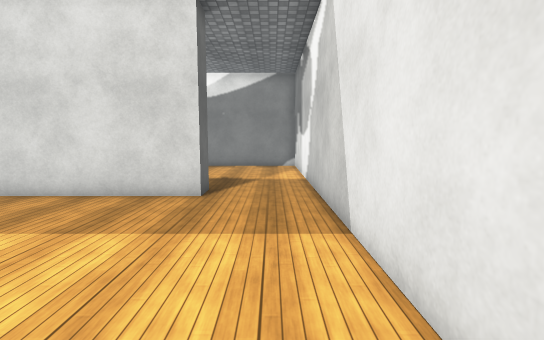
view 1 (above)

12 first-person views from a walk through a 3-D level made in the Unity game engine. The camera is 1.5 m above the floor, tilts 6° down and sees 85° across. The floor is counted in squares, 1 m on a side. Each view is taken from the middle of a square. On the plan, view 1 faces up. The plan holds only what a view shows up to about 15 squares ahead; the rest is blank. The place goes on beyond the plan. The player character is not drawn. Some surface patterns are stand-ins.

view 2
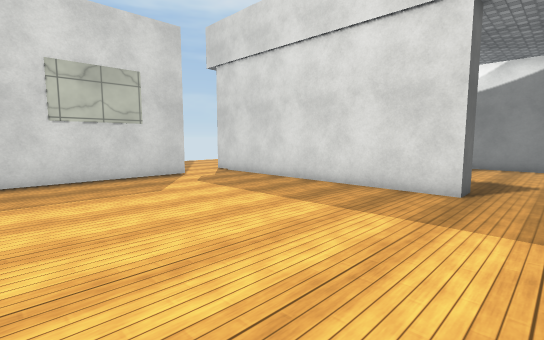

view 3
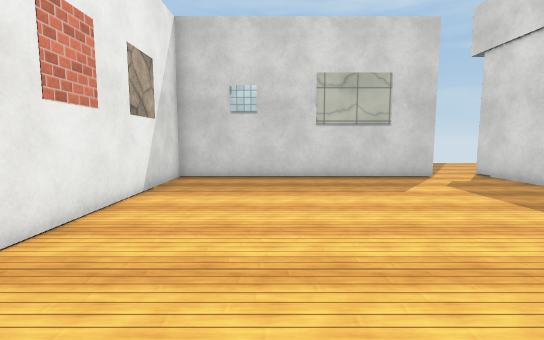

view 4
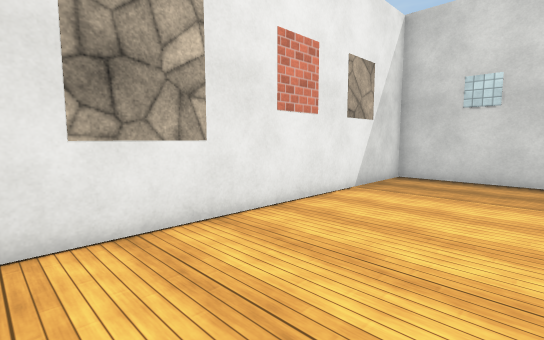

view 5
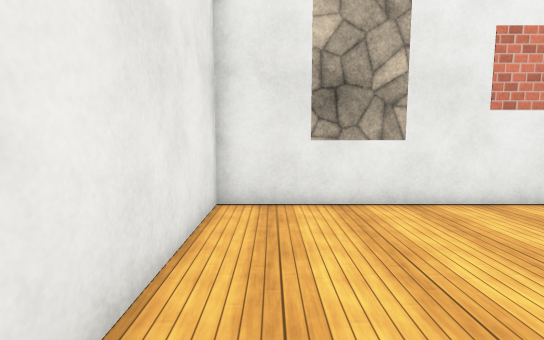

view 6
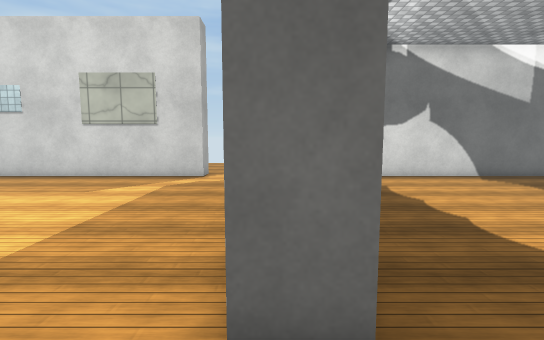

view 7
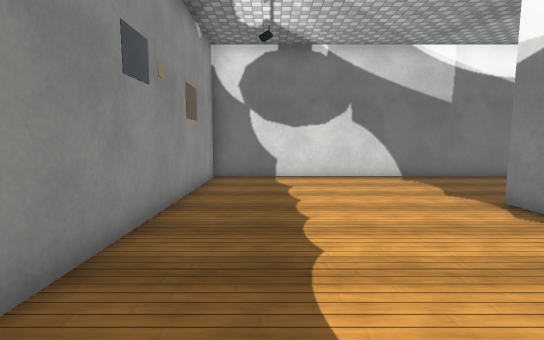

view 8
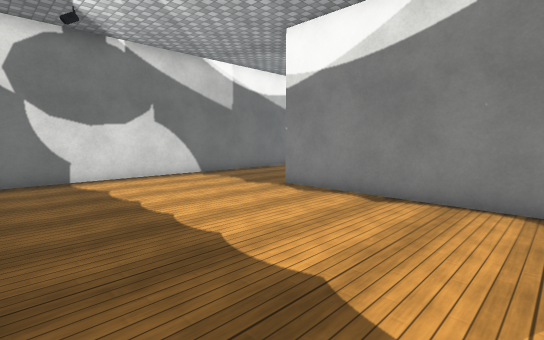

view 9
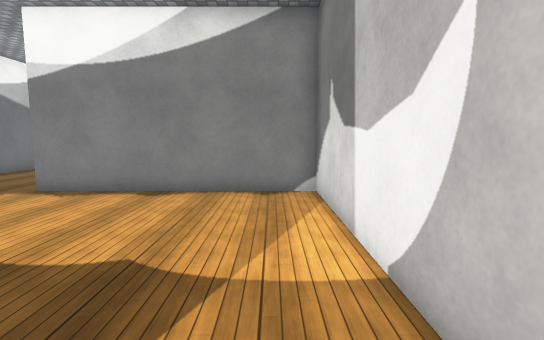

view 10
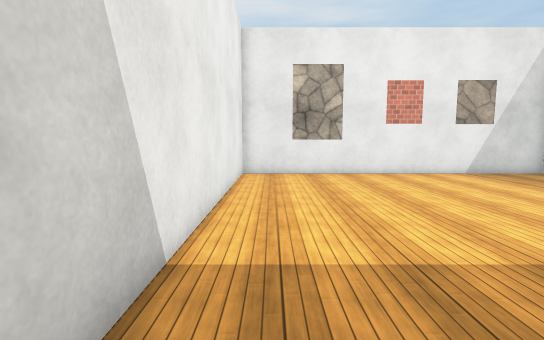

view 11
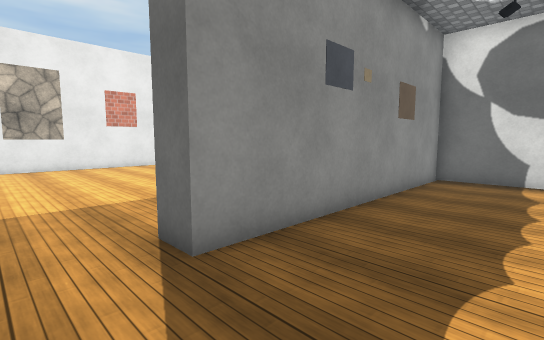

view 12
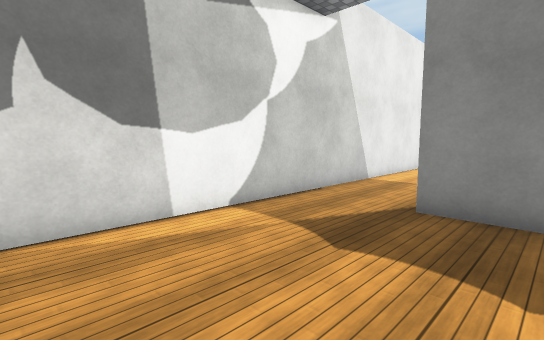

### Floor plan
Points are (right, up) in squares from view 1. A wall is a line through its corners. A room is listed if a view was taken in it or the views show most of it. See-through windows are left out.
Room 1 (views 1, 2, 3, 4, 5, 6, 8, 9, 10)
walls: (-11.6, 5.3) (-11.6, -4.6) (1.3, -4.6) (1.3, 9.4); (-1.9, 8.7) (-1.9, 7.7) (-11.6, 7.7)
ways out: opening at (-0.5, 8.5) to room 2; opening at (-12, 6.5)
Room 2 (views 7, 11, 12)
walls: (-11.6, 17.5) (-11.6, 8.7) (-1.9, 8.7); (1.3, 9.4) (1.3, 16.4) (-6.8, 16.4)
ways out: opening at (-0.5, 8.5) to room 1

Where each view was taken, in squares from view 1:
view 1: 0 up, 0 right, facing up
view 2: 1 down, 0 right, facing up-left
view 3: 1 down, 0 right, facing left
view 4: 0 up, 0 right, facing down-left
view 5: 2 up, 0 right, facing down
view 6: 8 up, 0 right, facing left
view 7: 11 up, 0 right, facing left
view 8: 9 up, 0 right, facing up-left
view 9: 8 up, 0 right, facing up
view 10: 8 up, 0 right, facing down
view 11: 12 up, 0 right, facing down-left
view 12: 15 up, 4 left, facing down-right
